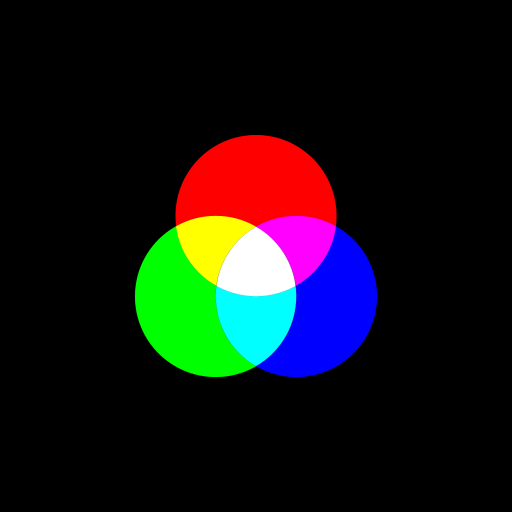
#> input picture FFT_CGH_thesis/SNR_Diff/RGB_1024.png, 1024 x 1024 px, found by its file name (shown at 1/2 size)
$ python FFT_GS_nc.py
#> lines starting #> are read from the running program, lines starting #| are printed output that depends on the picture
# -*- coding: utf-8 -*-
"""
Created on Sun Oct 27 10:45:57 2024

@author: gaosh
"""
from PIL import Image
import numpy as np
import matplotlib.pyplot as plt
from scipy.fft import fft2, fftshift,ifft2,ifftshift
import os
import cv2
import time


start_t=time.time()

os.chdir("C:/Users/Laboratorio/MakeHologram/FFT_CGH_thesis")
filename="RGB_1024"  #flowers_960 RGB_1024
im=plt.imread(f"{filename}.png")
#> im is the input picture: shape (1024, 1024, 4) float32; mean R, G, B, A 0.0778, 0.0778, 0.0778, 1

height=im.shape[0]
#> height = 1024
width=im.shape[1]
#> width = 1024

# Define wavelengths (in meters, for rescale)
lambda_r = 0.680e-6  # Red wavelength
lambda_g = 0.532e-6  # Green wavelength (reference)
lambda_b = 0.461e-6  # Blue wavelength

l=250#♦250
c_w,c_h=width//2,height//2
#> c_w = 512; c_h = 512
# lh,lw=height-2*l,width-2*l
# # #R
# im_shift_r=fftshift(im[:,:,0])
# #G
# im_shift_g=fftshift(im[:,:,1])
# #B
# im_shift_b=fftshift(im[:,:,2])

# # Random phase generation
# rand = np.random.uniform(0, 1, (height - 2 * l, width - 2 * l))
# rand_2pi = 2 * np.pi * rand  # Full phase range [0, 2π]
# exp_rand = np.exp(1j * rand_2pi)  # Complex exponential

# # Initialize complex-valued arrays
# im_n_r = np.zeros_like(im[:, :, 0], dtype=complex)
# im_n_g = np.zeros_like(im[:, :, 1], dtype=complex)
# im_n_b = np.zeros_like(im[:, :, 2], dtype=complex)

# # Combine random phase with intensity for each channel
# im_r_rand = exp_rand * np.sqrt(im[:, :, 0][c_h-lh//2:c_h+lh//2, c_w-lw//2:c_w+lw//2])
# im_n_r[c_h-lh//2:c_h+lh//2, c_w-lw//2:c_w+lw//2] = im_r_rand

# im_g_rand = exp_rand * np.sqrt(im[:, :, 1][c_h-lh//2:c_h+lh//2, c_w-lw//2:c_w+lw//2])
# im_n_g[c_h-lh//2:c_h+lh//2, c_w-lw//2:c_w+lw//2] = im_g_rand

# im_b_rand = exp_rand * np.sqrt(im[:, :, 2][c_h-lh//2:c_h+lh//2, c_w-lw//2:c_w+lw//2])
# im_n_b[c_h-lh//2:c_h+lh//2, c_w-lw//2:c_w+lw//2] = im_b_rand

# # Fourier Transform for each channel
# current_field_r = fftshift(fft2(fftshift(im_n_r)))  # Red channel
# current_field_g = fftshift(fft2(fftshift(im_n_g)))  # Green channel
# current_field_b = fftshift(fft2(fftshift(im_n_b)))  # Blue channel

#R
im_shift_r=fftshift(im[:,:,0])
#G
im_shift_g=fftshift(im[:,:,1])
#B
im_shift_b=fftshift(im[:,:,2])


# random
rand=np.random.uniform(0, 1, (height, width))
rand_2pi=np.pi*rand
rand_ma=np.max(rand_2pi)
#> rand_ma = 3.14
rand_mi=np.min(rand_2pi)
#> rand_mi = 2.22e-06
exp_rand=np.exp(1j*rand_2pi)
#R
im_r_rand=exp_rand*np.sqrt(im_shift_r)

im_g_rand=exp_rand*np.sqrt(im_shift_g)

im_b_rand=exp_rand*np.sqrt(im_shift_b)

current_field_r = fftshift(fft2(im_r_rand ))
current_field_g =fftshift(fft2(im_g_rand))
current_field_b =fftshift(fft2(im_b_rand))
iterations=1
factor=1
for i in range(iterations):

    # Inverse Fourier Transform to initial plane
    current_field_r_i = ifft2(ifftshift(np.exp(1j * np.angle(current_field_r))))
    current_field_g_i = ifft2(ifftshift(np.exp(1j * np.angle(current_field_g))))
    current_field_b_i = ifft2(ifftshift(np.exp(1j * np.angle(current_field_b))))
    # [11 lines of commented-out code are left out]

    current_field_r_i_t =np.sqrt(abs(current_field_r_i)**2/np.max(abs(current_field_r_i)**2)) *np.exp(1j * np.angle(current_field_r_i))
    current_field_g_i_t =np.sqrt(abs(current_field_g_i)**2/np.max(abs(current_field_g_i)**2)) *np.exp(1j * np.angle(current_field_g_i))
    current_field_b_i_t =np.sqrt(abs(current_field_b_i)**2/np.max(abs(current_field_b_i)**2)) *np.exp(1j * np.angle(current_field_b_i))

    current_field_r_n =np.sqrt(im_shift_r)*np.exp(1j * np.angle(current_field_r_i))#*exp_rand
    current_field_g_n =np.sqrt(im_shift_g)*np.exp(1j * np.angle(current_field_g_i))#*exp_rand
    current_field_b_n =np.sqrt(im_shift_b)*np.exp(1j * np.angle(current_field_b_i))#*exp_rand

    current_field_r_n[:,c_w-l:c_w+l]=current_field_r_i_t[:,c_w-l:c_w+l]
    current_field_g_n[:,c_w-l:c_w+l]=current_field_g_i_t[:,c_w-l:c_w+l]
    current_field_b_n[:,c_w-l:c_w+l]=current_field_b_i_t[:,c_w-l:c_w+l]

    current_field_r_n[c_h-l:c_h+l,0:c_w-l]=current_field_r_i_t[c_h-l:c_h+l,0:c_w-l]
    current_field_g_n[c_h-l:c_h+l,0:c_w-l]=current_field_g_i_t[c_h-l:c_h+l,0:c_w-l]
    current_field_b_n[c_h-l:c_h+l,0:c_w-l]=current_field_b_i_t[c_h-l:c_h+l,0:c_w-l]

    current_field_r_n[c_h-l:c_h+l,c_w+l:width]=current_field_r_i_t[c_h-l:c_h+l,c_w+l:width]
    current_field_g_n[c_h-l:c_h+l,c_w+l:width]=current_field_g_i_t[c_h-l:c_h+l,c_w+l:width]
    current_field_b_n[c_h-l:c_h+l,c_w+l:width]=current_field_b_i_t[c_h-l:c_h+l,c_w+l:width]

    # [5 lines of commented-out code are left out]
    current_field_r = fftshift(fft2(current_field_r_n ))
    current_field_g = fftshift(fft2(current_field_g_n ))
    current_field_b = fftshift(fft2(current_field_b_n ))


# Final optimized phase for display or application on SLM
optimized_phase_r = np.angle(current_field_r)
phase_rr_modi=(optimized_phase_r/np.pi+1)*(255/2)
# phase_rr_modi_mod=np.mod(phase_rr_modi,255)

optimized_phase_g = np.angle(current_field_g)
phase_gr_modi=(optimized_phase_g/np.pi+1)*(255/2)
# phase_gr_modi_mod=np.mod(phase_gr_modi,255)

optimized_phase_b = np.angle(current_field_b)
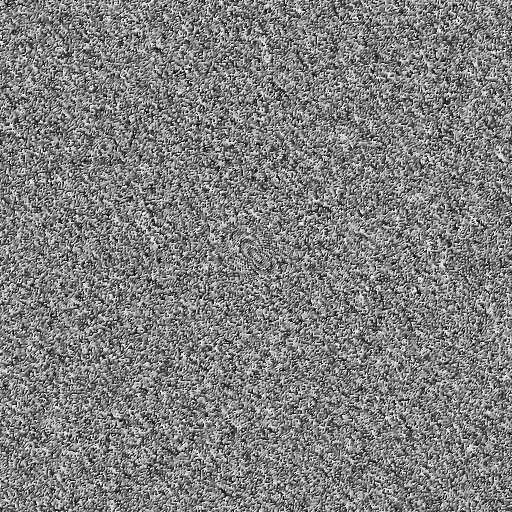
#> optimized_phase_b: shape (1024, 1024) float64 (shown at 1/2 size); min -3.14, max 3.14, mean 0.00479; drawn with min black and max white
phase_br_modi=(optimized_phase_b/np.pi+1)*(255/2)
# phase_br_modi_mod=np.mod(phase_br_modi,255)

"""Lens"""
lambda_r = 0.633e-6  # Red wavelength
lambda_g = 0.532e-6  # Green wavelength (reference)
lambda_b = 0.450e-6
arr_r=np.zeros((height, width))
arr_g=np.zeros((height, width))
arr_b=np.zeros((height, width))
pixel_size=4.5e-6#4.5e-6
f=-2 # meters
center_h=height//2
#> center_h = 512
center_w=width//2
#> center_w = 512
"""RGB lens"""
for i in range(height):
    for j in range(width):
        r = pixel_size * np.sqrt((i - center_h)**2 + (j - center_w)**2)
        arr_r[i, j] =  r**2 / (f * lambda_r) #np.pi *
        arr_g[i, j] =  r**2 / (f * lambda_g)
        arr_b[i, j] =  r**2 / (f * lambda_b)
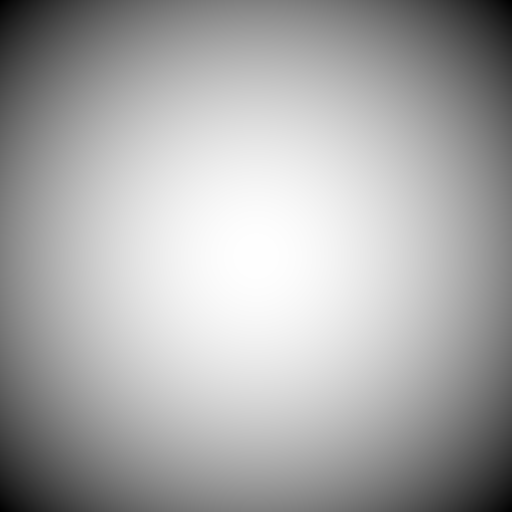
#> arr_b: shape (1024, 1024) float64 (shown at 1/2 size); min -11.8, max 0, mean -3.93; drawn with min black and max white
"""mod into 0-2"""
arr_r_mod=np.mod(arr_r,2)
arr_g_mod=np.mod(arr_g,2)
arr_b_mod=np.mod(arr_b,2)

"""Map phase to gray level for diff laser"""
arr_r_modified=arr_r_mod*(255/1.85)
arr_g_modified=arr_g_mod*(255/2.63)
arr_b_modified=arr_b_mod*(255/3.55)
# Create a new array for the new image with the same shape as the original

# Assuming phase_rr_modi and arr_r_modified are already defined and have matching shapes
im_modify_r = np.zeros_like(im, shape=(im.shape[0], im.shape[1],3))
im_modify_g = np.zeros_like(im, shape=(im.shape[0], im.shape[1],3))
im_modify_b = np.zeros_like(im, shape=(im.shape[0], im.shape[1],3))

# Fill each channel with respective modifications
im_modify_r[:,:,0] = phase_rr_modi + arr_r_modified
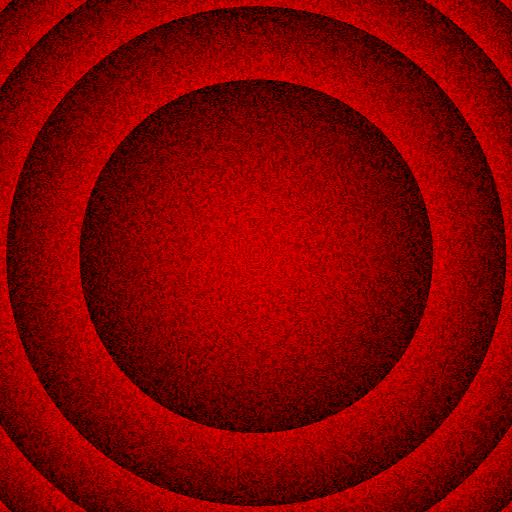
#> im_modify_r: shape (1024, 1024, 3) float32 (shown at 1/2 size); mean of channels 0, 1, 2 274, 0, 0; drawn with min black and max white
im_modify_g[:,:,1]= phase_gr_modi + arr_g_modified
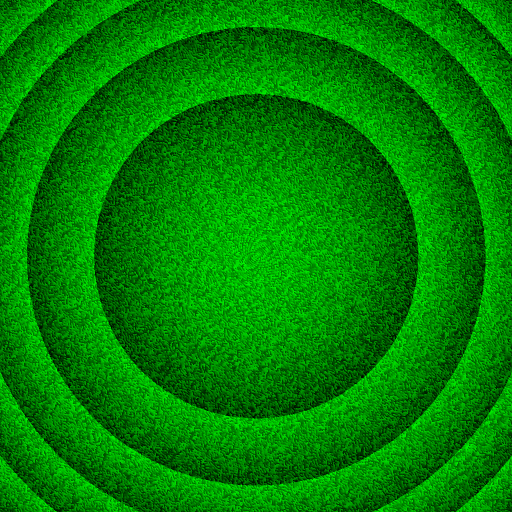
#> im_modify_g: shape (1024, 1024, 3) float32 (shown at 1/2 size); mean of channels 0, 1, 2 0, 230.3, 0; drawn with min black and max white
im_modify_b[:,:,2] = phase_br_modi + arr_b_modified
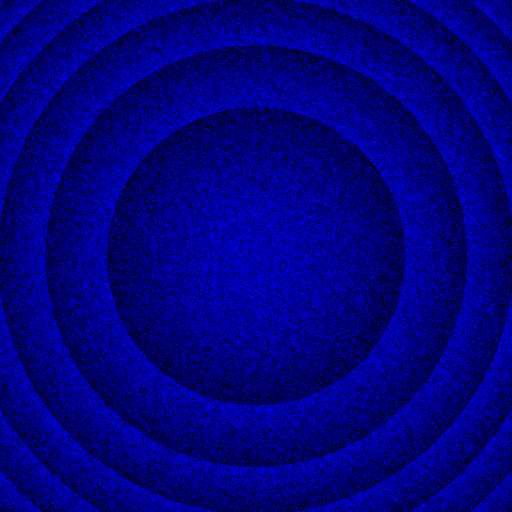
#> im_modify_b: shape (1024, 1024, 3) float32 (shown at 1/2 size); mean of channels 0, 1, 2 0, 0, 202.1; drawn with min black and max white

im_modify_noL = np.zeros_like(im,shape=(im.shape[0], im.shape[1], 3))
im_modify_noL[:,:,0] = phase_rr_modi
im_modify_noL[:,:,1] = phase_gr_modi
im_modify_noL[:,:,2] = phase_br_modi
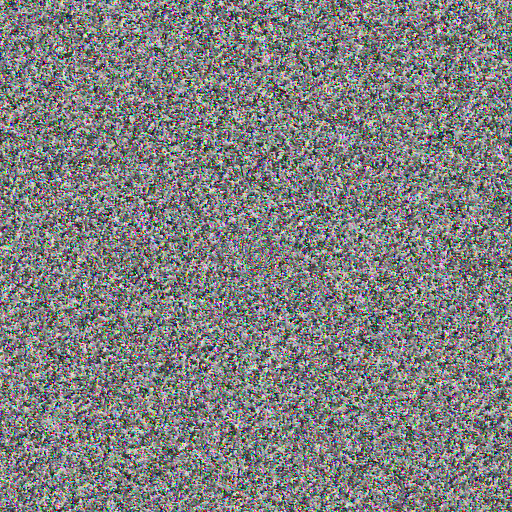
#> im_modify_noL: shape (1024, 1024, 3) float32 (shown at 1/2 size); mean of channels 0, 1, 2 127.7, 127.7, 127.7; drawn as R, G, B

im_modify_c = np.zeros_like(im, shape=(im.shape[0], im.shape[1],3))
im_modify_c[:,:,0] = phase_rr_modi+arr_r_modified
im_modify_c[:,:,1] = phase_gr_modi+arr_g_modified
im_modify_c[:,:,2] = phase_br_modi+arr_b_modified
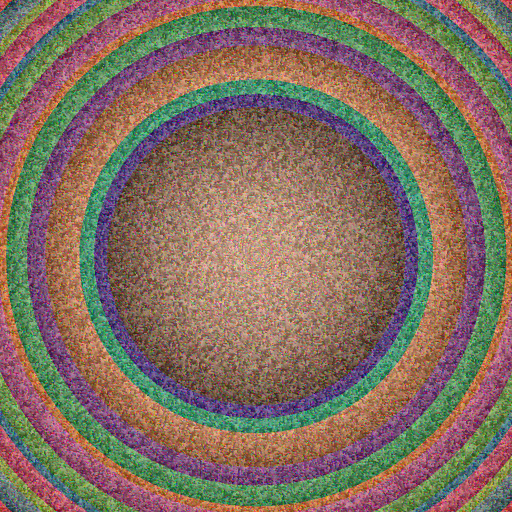
#> im_modify_c: shape (1024, 1024, 3) float32 (shown at 1/2 size); mean of channels 0, 1, 2 274, 230.3, 202.1; drawn with min black and max white

def crop(im_modify,name):
    # y_offset=center_h-1080//2
#> called with name = '1,nl,s'
    im_cropped=im_modify#[y_offset:y_offset+1080,:]
    im_cropped = im_cropped.astype(np.uint8)
    im_modi = Image.fromarray(im_cropped)
    im_modi.save(f"{filename}_GS_{iterations}_{name}.png")
# [4 lines of commented-out code are left out]
C_noL=crop(im_modify_noL, f"{factor},nl,s")
# Save each channel separately
# red_channel.save(f"{filename}_GS_{iterations}_lens_NoCo_HA_r.png")
# green_channel.save(f"{filename}_GS_{iterations}_lens_NoCo_HA_g.png")
# blue_channel.save(f"{filename}_GS_{iterations}_lens_NoCo_HA_b.png")
end_t=time.time()
print(f"Time consuming {end_t-start_t}s, iteration {iterations}")
